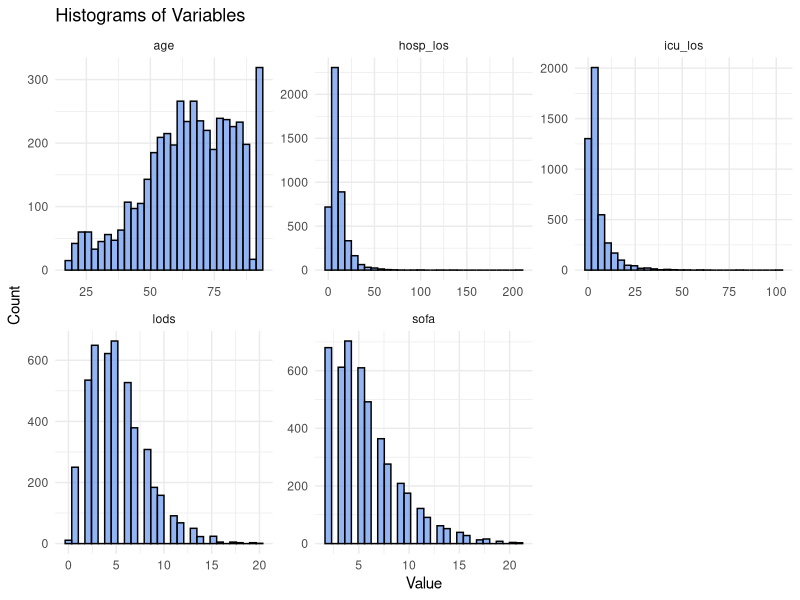
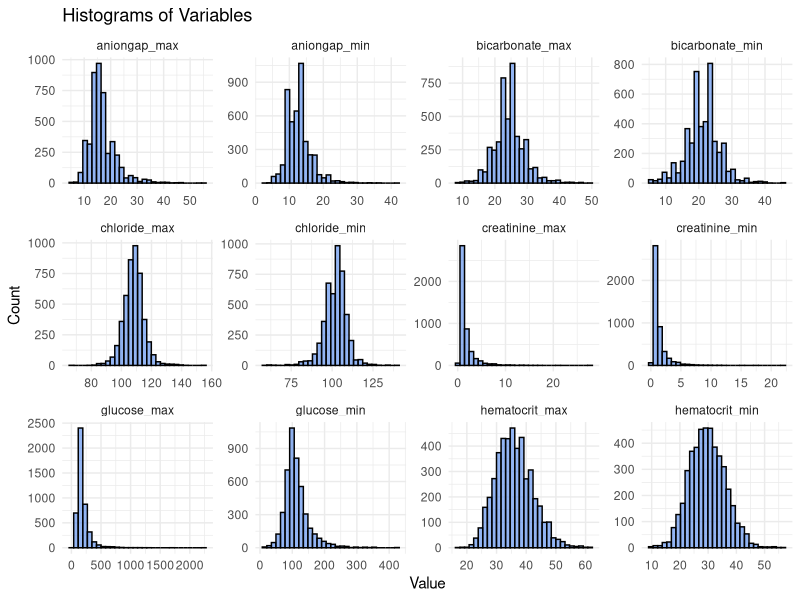
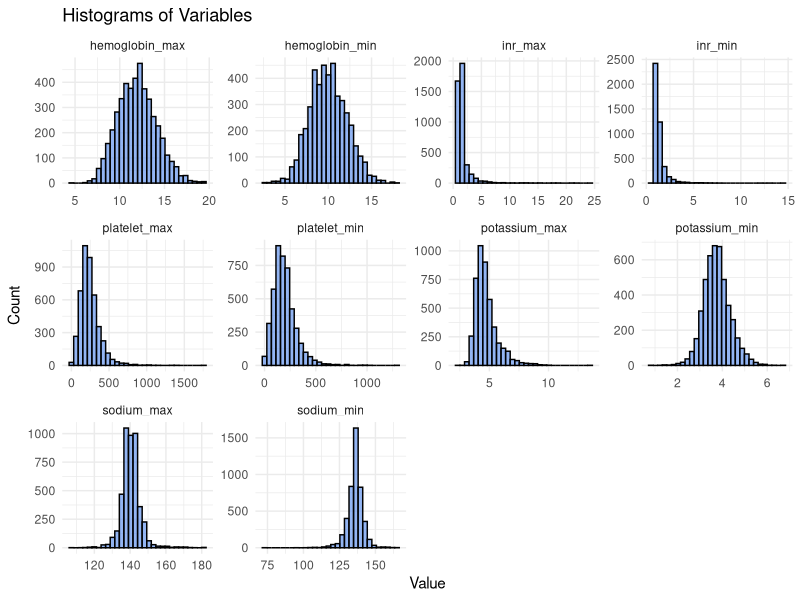
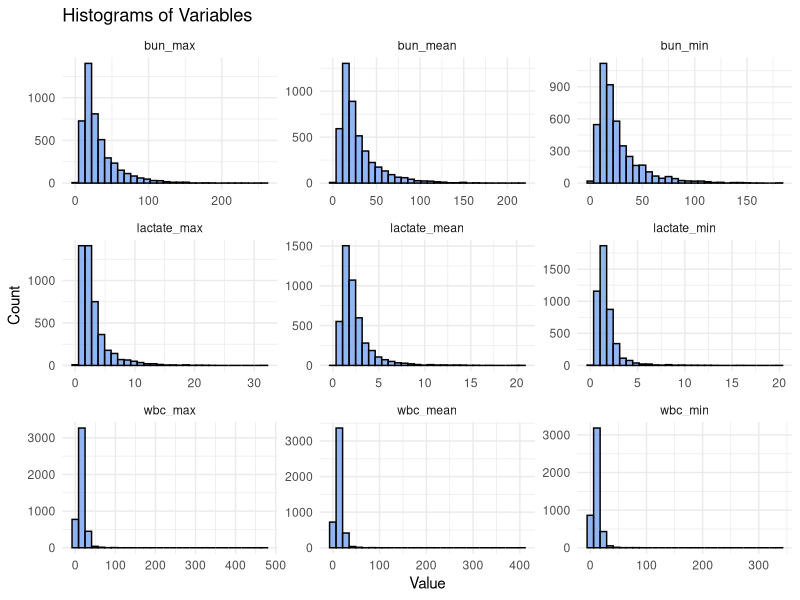
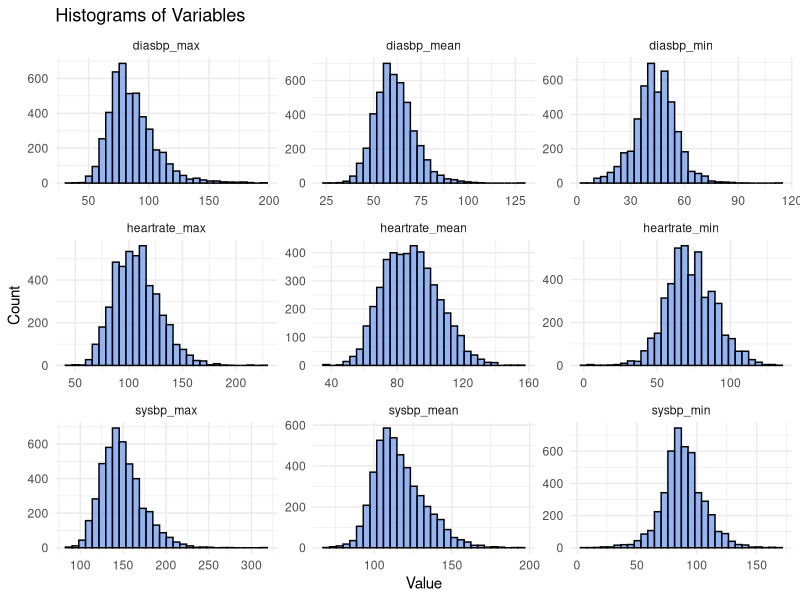
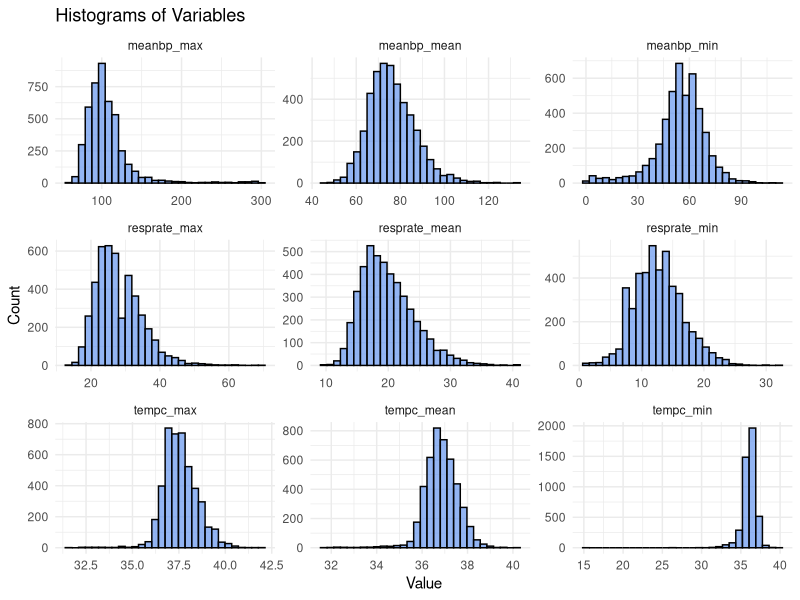
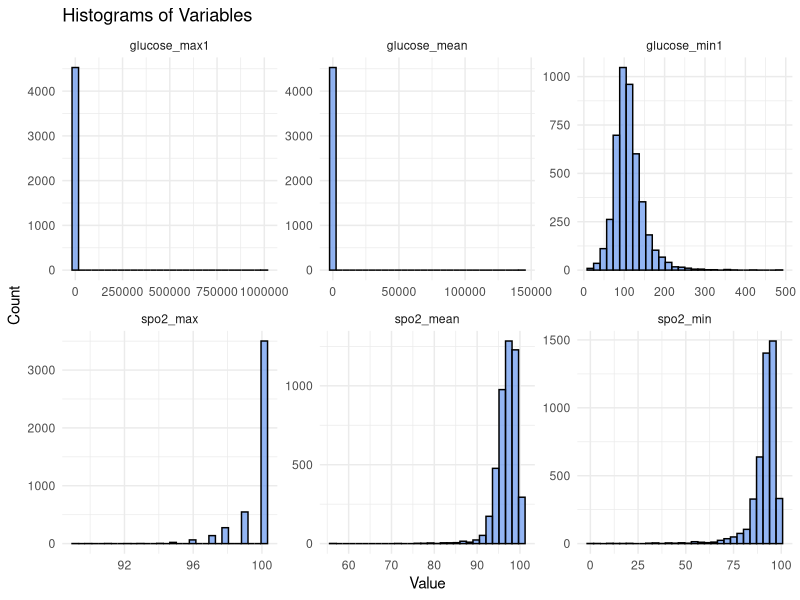

Write R code to recreate these figures, in order.
## ---- chunk 1
knitr::opts_chunk$set(echo = TRUE)

library(tidyverse)

## ---- chunk 2
# Downloaded from: https://translational-medicine.biomedcentral.com/articles/10.1186/s12967-020-02620-5#Sec14

# This data has all of the patients included in the study, after they filtered out certain patients due to the exclusion criteria in the paper
# n = 4559

data <- read_csv("data/12967_2020_2620_MOESM1_ESM.csv")

## ---- chunk 3

# Create histograms for each variable
data %>%
  #select(-c(icustay_id...1, hadm_id...2, icustay_id...103, hadm_id...102,
        #    intime, outtime, dbsource, suspected_infection_time_poe)) %>% #filter irrelevant variables
  select(
    age, icu_los, hosp_los, sofa, lods
  ) %>% 
  pivot_longer(cols = everything(), names_to = "variable", values_to = "value") %>%
  ggplot(aes(x = value)) +
  geom_histogram( fill = "cornflowerblue", alpha = 0.7, color = "black") +
  facet_wrap(~ variable, scales = "free") +
  theme_minimal() +
  labs(title = "Histograms of Variables", x = "Value", y = "Count")

data %>%
  select(aniongap_min:hematocrit_max) %>% 
  pivot_longer(cols = everything(), names_to = "variable", values_to = "value") %>%
  ggplot(aes(x = value)) +
  geom_histogram(fill = "cornflowerblue", alpha = 0.7, color = "black") +
  facet_wrap(~ variable, scales = "free") +
  theme_minimal() +
  labs(title = "Histograms of Variables", x = "Value", y = "Count")

data %>%
  select(hemoglobin_min, hemoglobin_max,
      #   lactate_mean, lactate_min, lactate_max,
         platelet_min, platelet_max,
         potassium_min, potassium_max,
         inr_min, inr_max,
      sodium_min, sodium_max
      ) %>% 
  pivot_longer(cols = everything(), names_to = "variable", values_to = "value") %>%
  ggplot(aes(x = value)) +
  geom_histogram(fill = "cornflowerblue", alpha = 0.7, color = "black") +
  facet_wrap(~ variable, scales = "free", ncol = 4) +
  theme_minimal() +
  labs(title = "Histograms of Variables", x = "Value", y = "Count")

data %>%
  select(lactate_min:lactate_mean,
         bun_min:wbc_mean) %>% 
  pivot_longer(cols = everything(), names_to = "variable", values_to = "value") %>%
  ggplot(aes(x = value)) +
  geom_histogram(fill = "cornflowerblue", alpha = 0.7, color = "black") +
  facet_wrap(~ variable, scales = "free", ncol = 3) +
  theme_minimal() +
  labs(title = "Histograms of Variables", x = "Value", y = "Count")

data %>%
  select(heartrate_min:diasbp_mean) %>% 
  pivot_longer(cols = everything(), names_to = "variable", values_to = "value") %>%
  ggplot(aes(x = value)) +
  geom_histogram(fill = "cornflowerblue", alpha = 0.7, color = "black") +
  facet_wrap(~ variable, scales = "free", ncol = 3) +
  theme_minimal() +
  labs(title = "Histograms of Variables", x = "Value", y = "Count")

data %>%
  select(meanbp_min:tempc_mean) %>% 
  pivot_longer(cols = everything(), names_to = "variable", values_to = "value") %>%
  ggplot(aes(x = value)) +
  geom_histogram(fill = "cornflowerblue", alpha = 0.7, color = "black") +
  facet_wrap(~ variable, scales = "free", ncol = 3) +
  theme_minimal() +
  labs(title = "Histograms of Variables", x = "Value", y = "Count")

data %>%
  select(spo2_min:glucose_mean) %>% 
  pivot_longer(cols = everything(), names_to = "variable", values_to = "value") %>%
  ggplot(aes(x = value)) +
  geom_histogram(fill = "cornflowerblue", alpha = 0.7, color = "black") +
  facet_wrap(~ variable, scales = "free", ncol = 3) +
  theme_minimal() +
  labs(title = "Histograms of Variables", x = "Value", y = "Count")
